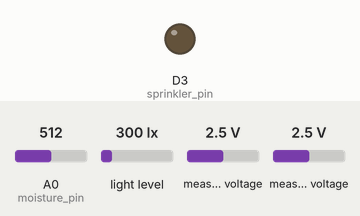
A sketch run on a simulated ESP8266 (NodeMCU). On the bench: output pins drawn as LEDs (lit = HIGH). The inputs (shaded band) are chosen by the test bench; at power-on: A0 (moisture_pin) = 512, light level 300 lx, measured voltage 2.5 V. WiFi joins after 1.5 s; servers stay silent unless stated; what the sketch prints to the serial monitor is not drawn.

Above: at 0.1 s.
At 1.9 s:
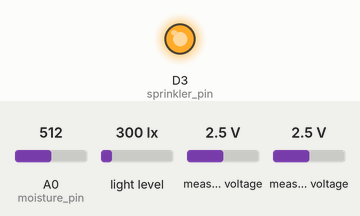
Timing chart, 0 to 3.4 s (numbered marks = the images above):
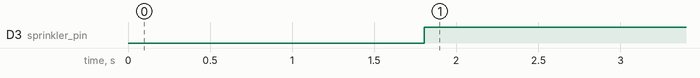

Measured:
- by itself, D3 (sprinkler_pin): LOW → HIGH at 1.8 s

The sketch:

Main.ino
```cpp
// TEMPLATE
#define BLYNK_TEMPLATE_ID "TMPL6NSnaQYvp"
#define BLYNK_TEMPLATE_NAME "Water Irrigation System"
#define BLYNK_AUTH_TOKEN "3zocUTmfUJFN-ZSmXPCC3NDo3EtOmXP9"

// LIBRARIES
#include <ESP8266WiFi.h>
#include <BlynkSimpleEsp8266.h>
#include <Wire.h>
#include <BH1750.h>
#include "ADS1X15.h"

// SPRINKLER TIMER
const int irradiance_sprinkler_timer = 30;  // seconds

// IRRADIANCE CHECKING INTERVAL;
const int irradiance_check_interval = 30;  // seconds

// HOTSPOT CREDENTIALS
char ssid[] = "mapua-water-irrigation-system";
char pass[] = "mwis2023";

// ENABLE AUTOMATION
bool is_automated = true;

// PINS
const int moisture_pin = A0;
const int sprinkler_pin = D3;

// OBJECTS
BH1750 light_meter;
ADS1115 ADS(0x48);

// THRESHOLDS
float moisture_thresh_low = 0;
float moisture_thresh_high = 0;
float irradiance_thresh_low = 0;
float irradiance_thresh_high = 0;

// ONCE BLYNK CONNECTED SYNC
BLYNK_CONNECTED() {
  Blynk.syncAll();
}

// MOISTURE THRESHOLD
BLYNK_WRITE(V2) {
  moisture_thresh_low = param.asInt();
}
BLYNK_WRITE(V3) {
  moisture_thresh_high = param.asInt();
}

// IRRADIANCE THRESHOLD
BLYNK_WRITE(V4) {
  irradiance_thresh_low = param.asFloat();
}
BLYNK_WRITE(V5) {
  irradiance_thresh_high = param.asFloat();
}

// MANUAL SPRINKLER
BLYNK_WRITE(V8) {
  if (!is_automated) {
    int value = !param.asInt();
    digitalWrite(sprinkler_pin, value);
  }
}

// RUN EVERY
boolean run_every(unsigned long interval) {
  static unsigned long previousMillis = 0;
  unsigned long currentMillis = millis();
  if (currentMillis - previousMillis >= interval) {
    previousMillis = currentMillis;
    return true;
  }
  return false;
}

// CYCLE CHECK
boolean cycle_check(unsigned long *last_millis, unsigned long cycle) {
  unsigned long current_millis = millis();
  if (current_millis - *last_millis >= cycle) {
    *last_millis = current_millis;
    return true;
  }
  return false;
}


// CHECKER FUNCTIONS
void voltage_and_current_check() {
  ADS.setGain(0);
  float voltage_adc = ADS.readADC(0);
  float current_voltage_adc = ADS.readADC(1);
  float factor = ADS.toVoltage(1);

  float voltage = voltage_adc * factor * 5;
  float current_voltage = current_voltage_adc * factor;
  float current = ((current_voltage)-2.25) / 0.185;

  Serial.println(current_voltage);

  String voltage_and_current = String(voltage) + "V" + "  " + String(current) + "A";

  Serial.println(voltage_and_current);
  Blynk.virtualWrite(V0, voltage_and_current);
}
void soil_check() {
  // STATIC VAR
  static bool first_run = true;
  static bool activated_by_irradiance = false;
  static unsigned long last_millis = 0;

  // GET SOIL MOISTURE
  float moisture = analogRead(moisture_pin);
  Blynk.virtualWrite(V6, moisture);

  // GET SOIL IRRADIANCE
  float lux = light_meter.readLightLevel();
  float irr = (lux * 0.0079);
  Blynk.virtualWrite(V7, irr);

  if (is_automated) {
    // Check MOISTURE Thresholds
    if (moisture_thresh_low <= moisture && moisture <= moisture_thresh_high && !activated_by_irradiance) {
      activate_sprinker(true);
    } else if (!activated_by_irradiance) {
      activate_sprinker(false);
    }

    // Check IRRADIANCE Thresholds
    if (run_every(irradiance_check_interval * 1000) || first_run) {
      if (irradiance_thresh_low <= irr && irr <= irradiance_thresh_high && !activated_by_irradiance) {
        activate_sprinker(true);
        activated_by_irradiance = true;
        first_run = false;
        last_millis = millis();
      }
    }
    // STOP SPRINKLER WHEN REACHES TIMER
    if (cycle_check(&last_millis, irradiance_sprinkler_timer * 1000) && activated_by_irradiance) {
      activate_sprinker(false);
      activated_by_irradiance = false;
    }
  }
}

// ACTIVATE SPRINKLER
void activate_sprinker(bool is_activate) {
  if (is_activate) {
    Blynk.virtualWrite(V8, 1);
    digitalWrite(sprinkler_pin, 0);
  } else {
    Blynk.virtualWrite(V8, 0);
    digitalWrite(sprinkler_pin, 1);
  }
}

void setup() {
  // PINMODE
  pinMode(sprinkler_pin, OUTPUT);

  // INITIATE SERIAL MONITOR and I2C
  Serial.begin(115200);
  // USES I2C
  Wire.begin();
  light_meter.begin();
  ADS.begin();

  // INITIATE BLYNK
  Blynk.begin(BLYNK_AUTH_TOKEN, ssid, pass);
  Serial.println(F("CONNECTED!"));
}

void loop() {
  Blynk.run();
  soil_check();
  voltage_and_current_check();
}
```
